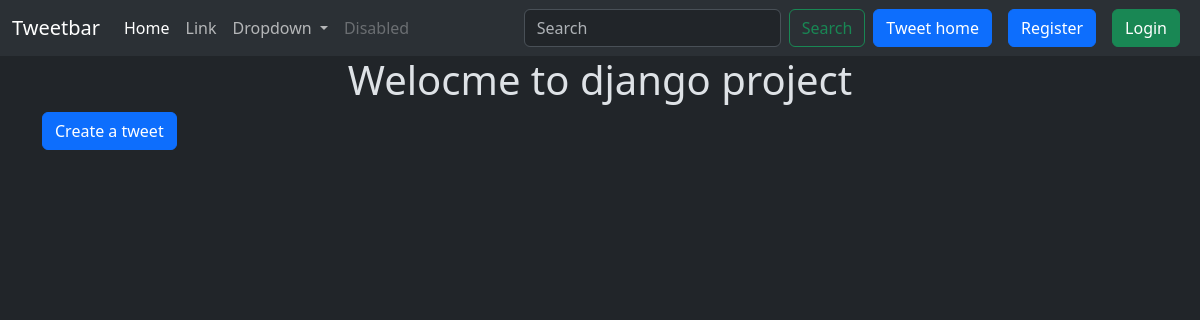
Before: /tweet/ with the older database file.
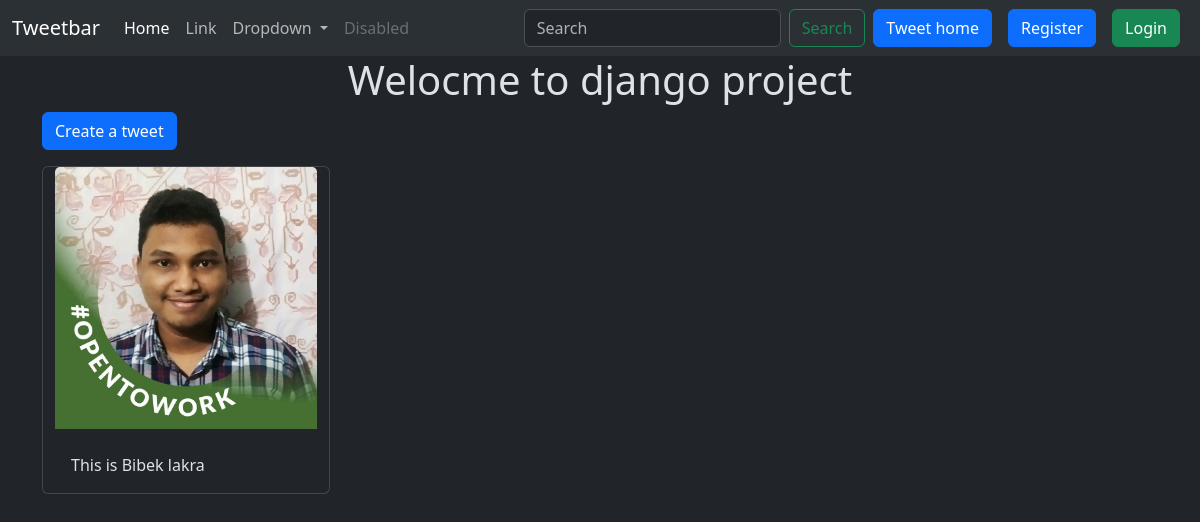
After: the same page with the newer database file.
### tweet/models.py (models this page shows, shortened)
class Tweet(models.Model):
    user=models.ForeignKey(User, on_delete=models.CASCADE)
    text=models.TextField(max_length=240)
    photo=models.ImageField(upload_to='photos/',
    blank=True,null=True)
    created_at = models.DateTimeField(auto_now_add=True)
    updated_at = models.DateTimeField(auto_now=True)

### tweet/views.py (the view)
# urls.py: path('', views.tweet_list, name='tweet_list'),
def tweet_list(request):
    tweets = Tweet.objects.all().order_by('-created_at')
    return render(request, 'tweet_list.html', {'tweets':tweets})

### tweet/templates/tweet_list.html (shortened to what this page needs)
{% extends "layout.html" %}
{% block  content%}
<h1 class="text-center ">Welocme to django project</h1>
<a class="btn btn-primary mb-3" href="{% url 'tweet_create' %}">Create a tweet</a>
<div class="container row gap-3">
    {% for tweet in tweets %}
    <div class="card" style="width: 18rem;">
        <img src="{{tweet.photo.url}}" class="card-img-top" alt="...">
        <div class="card-body">
          <p class="card-text">{{tweet.text}}</p>
        </div>
      </div>
    {% endfor %}
</div>
{% endblock  %}

Changed rows visible on the page:
added Tweet: photo (picture), text "This is Bibek lakra"
